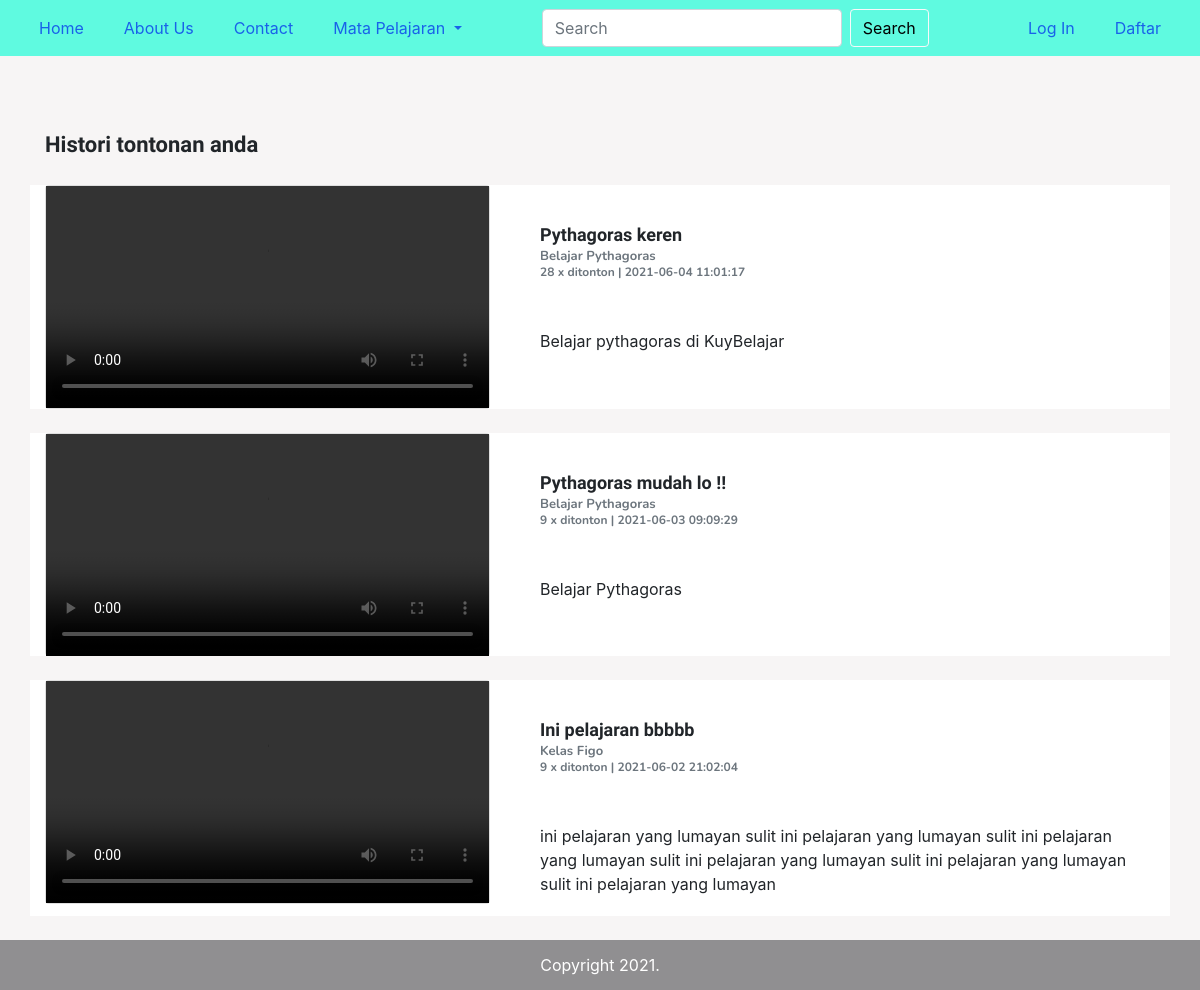
The page /histori.php on the database its author committed.
### tables this page shows
CREATE TABLE `postingans` (
  `id_postingan` bigint(20) UNSIGNED NOT NULL,
  `id_kelas` varchar(191) NOT NULL,
  `id_mata_pelajaran` varchar(191) NOT NULL,
  `judul` varchar(191) NOT NULL,
  `kelas` varchar(191) NOT NULL,
  `deskripsi` varchar(191) NOT NULL,
  `video` varchar(191) NOT NULL,
  `created_at` timestamp NULL DEFAULT NULL,
  `updated_at` timestamp NULL DEFAULT NULL
);

CREATE TABLE `kelass` (
  `id_kelas` bigint(20) UNSIGNED NOT NULL,
  `id_pengguna` varchar(191) NOT NULL,
  `nama_kelas` varchar(191) NOT NULL,
  `deskripsi` varchar(191) NOT NULL,
  `foto_sampul` varchar(191) NOT NULL,
  `created_at` timestamp NULL DEFAULT NULL,
  `updated_at` timestamp NULL DEFAULT NULL
);

### histori.php (the view, shortened to what this page needs)
<?php
                        include_once("config.php");
                        ?>
<!DOCTYPE html>
<html>
<head>
    <link rel="stylesheet" href="https://cdn.jsdelivr.net/npm/bootstrap@4.6.0/dist/css/bootstrap.min.css">
    <link href="font.css" rel="stylesheet">
</head>
<body>
    <?php
    include('header.php');
  ?>
  <div class="container mt-5">
    <div class="row mb-4 pt-4">
      <div class="col">
        <div class="fontKerasBesar">Histori tontonan anda</div>
      </div>
    </div>
  </div>
  <?php
    $id_pengguna=$_SESSION["id_pengguna"];
                    $result = mysqli_query($mysqli, "SELECT  *,
                     postingans.deskripsi as deskripsi_postingan,
                     postingans.updated_at as tanggal_postingan
                    FROM postingans inner join kelass on kelass.id_kelas=postingans.id_kelas inner join menontons on menontons.id_postingan=postingans.id_postingan WHERE
                    menontons.id_pengguna = '$id_pengguna'
                    order by menontons.id_menonton desc limit 10");
                    while($data_table = mysqli_fetch_array($result)) {
                      ?>
<section class="putar">
  <div class="container videoPutar" data-id='<?php echo $data_table["id_postingan"] ?>'>
    <div class="row mb-4 kotakVideoTulisan">
      <div class="col-5">
        <div class="card">
          <video controls>
            <source src="admin/images/video/<?php echo $data_table['video'] ?>" type="video/mp4" />
          </video>
        </div>
      </div>
      <div class="col-7">
        <div class="card-body">
          <div class="card-title mt-3 fontKeras"><?php echo $data_table["judul"] ?></div>
          <div class="card-subtitle mb-1 text-muted fontLembutBesar"><?php echo $data_table["nama_kelas"] ?></div>
          <?php
            $id_postingan=$data_table["id_postingan"];
                $result2 = mysqli_query($mysqli, "SELECT sum(jumlah_menonton) as total_menonton FROM menontons where id_postingan=$id_postingan");
                      while($data_table2 = mysqli_fetch_array($result2)) {
                        $total_menonton=$data_table2['total_menonton'];
                      }
                    ?>
          <div class="card-subtitle mt-1 text-muted tontonTanggal fontLembutKecil"><?php echo $total_menonton;  ?> x ditonton | <?php echo $data_table["tanggal_postingan"] ?></div>
          <div class="card-titlle mt-5 contohDeskripsi"><?php echo $data_table["deskripsi_postingan"] ?></div>
        </div>
      </div>
    </div>
  </div>
</section>
<?php
}
        include('footer.php');
        ?>
</body>
</html>

### histori.php (style rules this page uses)
html { min-height:100vh; }
body { min-height: 100vh; position: relative; box-sizing: border-box; background-color: #f7f5f5; padding-bottom: 50px; //height of the footer }
.kotakVideoTulisan { background-color:white; }

### rows shown on the page
postingans: judul "Pythagoras keren", id_kelas.nama_kelas "Belajar Pythagoras", total_menonton "28", updated_at "2021-06-04 11:01:17", deskripsi "Belajar pythagoras di KuyBelajar"
postingans: judul "Pythagoras mudah lo !!", id_kelas.nama_kelas "Belajar Pythagoras", total_menonton "9", updated_at "2021-06-03 09:09:29", deskripsi "Belajar Pythagoras"
postingans: judul "Ini pelajaran bbbbb", id_kelas.nama_kelas "Kelas Figo", total_menonton "9", updated_at "2021-06-02 21:02:04", deskripsi "ini pelajaran yang lumayan sulit ini pelajaran yang lumayan sulit ini pelajaran yang lumayan sulit ini pelajaran yang lumayan sulit ini pelajaran yang lumayan sulit ini pelajaran yang lumayan"
